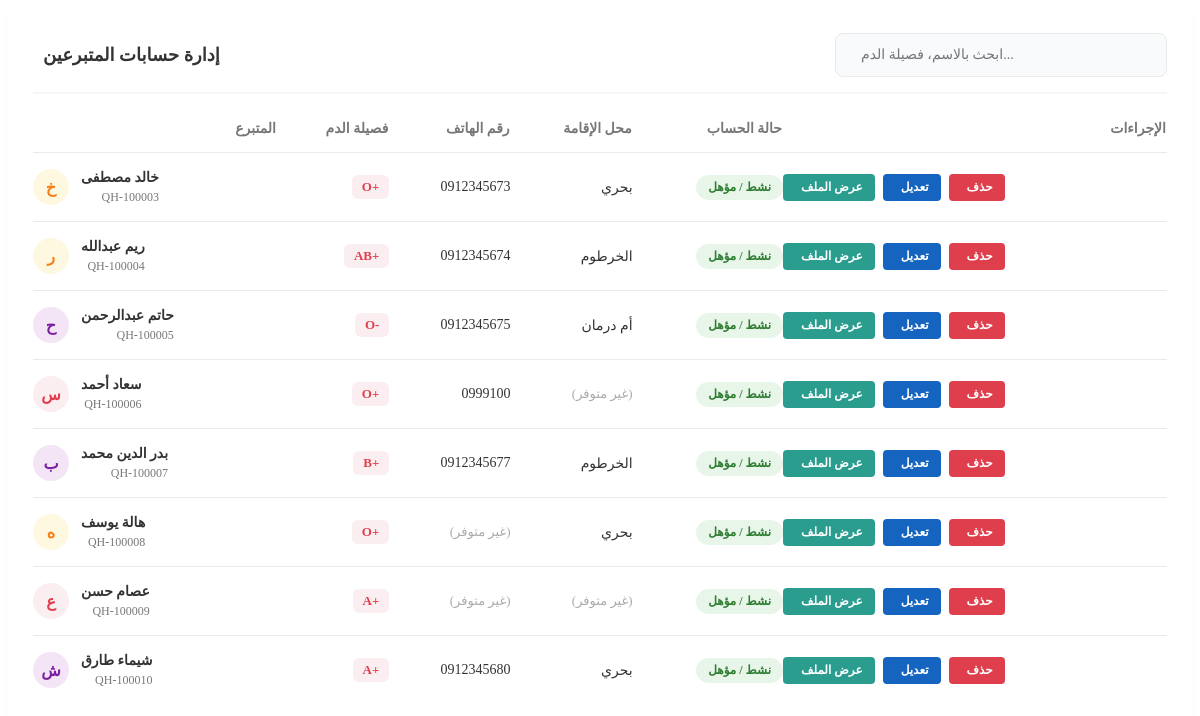
The page /admin/accounts.php on the database its author committed.
### tables this page shows
CREATE TABLE `users` (
  `id` int(11) NOT NULL,
  `member_id` varchar(20) NOT NULL,
  `full_name` varchar(150) NOT NULL,
  `national_id` varchar(20) DEFAULT NULL,
  `birth_date` date DEFAULT NULL,
  `primary_phone` varchar(20) DEFAULT NULL,
  `alternate_phone` varchar(20) DEFAULT NULL,
  `email` varchar(100) DEFAULT NULL,
  `password` varchar(255) DEFAULT NULL,
  `address` varchar(255) DEFAULT NULL,
  `blood_type` varchar(5) NOT NULL,
  `weight` int(11) DEFAULT NULL,
  `blood_pressure` varchar(20) DEFAULT NULL,
  `chronic_diseases` varchar(255) DEFAULT 'لا يوجد',
  `profile_photo` varchar(255) DEFAULT NULL,
  `last_checkup_date` date DEFAULT NULL,
  `is_eligible` tinyint(1) DEFAULT 1,
  `created_at` timestamp NOT NULL DEFAULT current_timestamp()
);

### admin/accounts.php (the view, shortened to what this page needs)
<?php
require_once 'db.php';
$stmt = $pdo->query("SELECT id, full_name, blood_type, primary_phone, address, is_eligible FROM users ORDER BY created_at DESC");
$users = $stmt->fetchAll();
?>
<div class="accounts-page-container">
    <div class="panel">
        <div class="panel-header-flex">
            <h3 class="panel-title">
                إدارة حسابات المتبرعين
            </h3>
            <div class="search-box">
                <input type="text" placeholder="ابحث بالاسم، فصيلة الدم...">
            </div>
        </div>
        <div class="table-container">
            <table>
                <thead>
                    <tr>
                        <th>المتبرع</th>
                        <th>فصيلة الدم</th>
                        <th>رقم الهاتف</th>
                        <th>محل الإقامة</th>
                        <th>حالة الحساب</th>
                        <th>الإجراءات</th>
                    </tr>
                </thead>
                <tbody>
                    <?php if (count($users) > 0): ?>
                        <?php foreach ($users as $user): ?>
                            <?php
                                $first_char = mb_substr($user['full_name'], 0, 1, 'UTF-8');
                                $status_class = $user['is_eligible'] ? 'status-active' : 'status-inactive';
                                $status_text = $user['is_eligible'] ? 'نشط / مؤهل' : 'غير مؤهل / محظور';
                                $bg_colors = ['#fbeef0', '#e3f2fd', '#e8f5e9', '#fff8e1', '#f3e5f5'];
                                $text_colors = ['#df3e4d', '#1565c0', '#2e7d32', '#f57f17', '#7b1fa2'];
                                $color_index = hexdec(substr(md5($user['full_name']), 0, 1)) % 5;
                            ?>
                            <tr>
                                <td>
                                    <div class="user-cell">
                                        <div class="user-avatar-sm" style="background-color: <?= $bg_colors[$color_index] ?>; color: <?= $text_colors[$color_index] ?>;">
                                            <?= htmlspecialchars($first_char) ?>
                                        </div>
                                        <div class="user-cell-info">
                                            <h4><?= htmlspecialchars($user['full_name']) ?></h4>
                                            <p>QH-<?= 100000 + $user['id'] ?></p>
                                        </div>
                                    </div>
                                </td>
                                <td><span class="blood-badge-sm"><?= htmlspecialchars($user['blood_type']) ?></span></td>
                                <td dir="ltr" style="text-align: right; font-weight: 500;">
                                    <?= !empty($user['primary_phone']) ? htmlspecialchars($user['primary_phone']) : '<span class="empty-data">(غير متوفر)</span>' ?>
                                </td>
                                <td style="font-weight: 500;">
                                    <?= !empty($user['address']) ? htmlspecialchars($user['address']) : '<span class="empty-data">(غير متوفر)</span>' ?>
                                </td>
                                <td><span class="status-badge <?= $status_class ?>"><?= $status_text ?></span></td>
                                <td>
                                    <div class="table-actions">
                                        <button class="btn-action-sm btn-view">
                                            <i class="fa-regular fa-file-lines"></i> عرض الملف
                                        </button>
                                        <button class="btn-action-sm btn-edit" data-id="<?= $user['id'] ?>">
                                            <i class="fa-solid fa-pen"></i> تعديل
                                        </button>
                                        <button class="btn-action-sm btn-delete" data-id="<?= $user['id'] ?>">
                                            <i class="fa-solid fa-trash"></i> حذف
                                        </button>
                                    </div>
                                </td>
                            </tr>
                        <?php endforeach; ?>
                    <?php else: ?>
                        <tr>
                            <td colspan="6" style="text-align: center; color: #777; padding: 20px;">لا يوجد متبرعين مسجلين في النظام حالياً.</td>
                        </tr>
                    <?php endif; ?>
                </tbody>
            </table>
        </div>
    </div>
</div>

### admin/accounts.php (style rules this page uses)
.accounts-page-container { display: flex; flex-direction: column; gap: 25px; }
.panel { background-color: #ffffff; border-radius: 12px; padding: 25px; box-shadow: 0 2px 10px rgba(0,0,0,0.02); }
.panel-header-flex { display: flex; justify-content: space-between; align-items: center; margin-bottom: 25px; border-bottom: 2px solid #f4f6f9; padding-bottom: 15px; }
.panel-title { font-size: 18px; font-weight: 700; color: #333333; display: flex; align-items: center; gap: 10px; margin: 0; }
.search-box { display: flex; align-items: center; background-color: #f9fafb; border: 1px solid #eaeaea; border-radius: 8px; padding: 5px 15px; width: 300px; }
.search-box input { border: none; background: transparent; padding: 8px 0; width: 100%; font-family: inherit; outline: none; font-size: 14px; color: #333333; }
.table-container { overflow-x: auto; }
table { width: 100%; border-collapse: collapse; text-align: right; font-size: 14px; }
thead th { color: #777777; font-weight: 700; padding-bottom: 15px; border-bottom: 1px solid #eaeaea; }
tbody td { padding: 16px 0; border-bottom: 1px solid #eaeaea; color: #333333; vertical-align: middle; }
tbody tr:last-child td { border-bottom: none; }
.user-cell { display: flex; align-items: center; gap: 12px; }
.user-avatar-sm { width: 36px; height: 36px; background-color: #fbeef0; color: #df3e4d; border-radius: 50%; display: flex; justify-content: center; align-items: center; font-size: 16px; font-weight: bold; }
.user-cell-info h4 { margin: 0; font-size: 14px; font-weight: 700; color: #333333; }
.user-cell-info p { margin: 4px 0 0; font-size: 12px; color: #777777; }
.blood-badge-sm { background-color: #fbeef0; color: #df3e4d; padding: 4px 10px; border-radius: 6px; font-weight: 800; font-size: 13px; display: inline-block; }
.status-badge { padding: 5px 12px; border-radius: 20px; font-size: 12px; font-weight: 700; display: inline-block; }
.status-active { background-color: #e8f5e9; color: #2e7d32; }
.table-actions { display: flex; gap: 8px; align-items: center; }
.btn-action-sm { border: none; padding: 6px 12px; border-radius: 4px; font-size: 12px; font-weight: 700; cursor: pointer; display: flex; align-items: center; gap: 6px; font-family: inherit; color: #ffffff; transition: opacity 0.2s; }
.btn-view { background-color: #2a9d8f; }
.btn-edit { background-color: #1565c0; }
.btn-delete { background-color: #df3e4d; }
.empty-data { color: #aaa; font-size: 13px; }

### rows shown on the page
users: full_name "خ", full_name "خالد مصطفى", 100000 + $user['id'] "100003", blood_type "O+", primary_phone "0912345673", address "بحري", is_eligible "نشط / مؤهل"
users: full_name "ر", full_name "ريم عبدالله", 100000 + $user['id'] "100004", blood_type "AB+", primary_phone "0912345674", address "الخرطوم", is_eligible "نشط / مؤهل"
users: full_name "ح", full_name "حاتم عبدالرحمن", 100000 + $user['id'] "100005", blood_type "O-", primary_phone "0912345675", address "أم درمان", is_eligible "نشط / مؤهل"
users: full_name "س", full_name "سعاد أحمد", 100000 + $user['id'] "100006", blood_type "O+", primary_phone "0999100", address "(غير متوفر)", is_eligible "نشط / مؤهل"
users: full_name "ب", full_name "بدر الدين محمد", 100000 + $user['id'] "100007", blood_type "B+", primary_phone "0912345677", address "الخرطوم", is_eligible "نشط / مؤهل"
users: full_name "ه", full_name "هالة يوسف", 100000 + $user['id'] "100008", blood_type "O+", shows "(غير متوفر)", address "بحري", is_eligible "نشط / مؤهل"
users: full_name "ع", full_name "عصام حسن", 100000 + $user['id'] "100009", blood_type "A+", shows "(غير متوفر)", address "(غير متوفر)", is_eligible "نشط / مؤهل"
users: full_name "ش", full_name "شيماء طارق", 100000 + $user['id'] "100010", blood_type "A+", primary_phone "0912345680", address "بحري", is_eligible "نشط / مؤهل"
